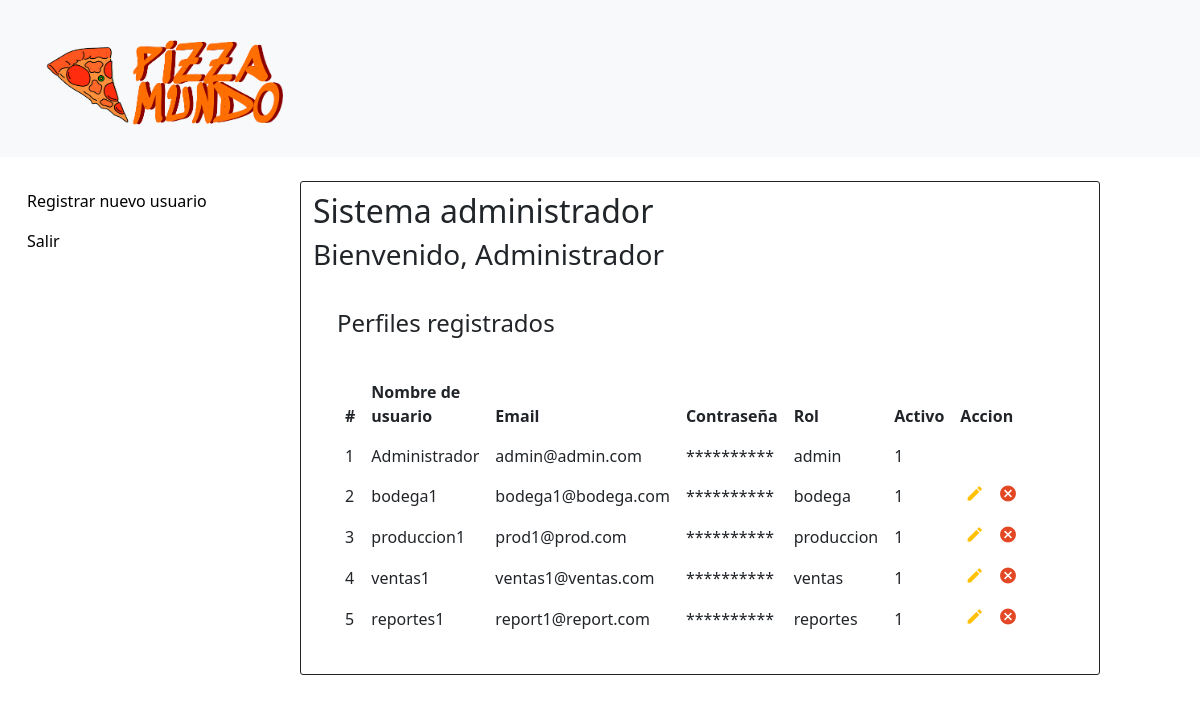
Page /html/Administrador/index.php (signed in) on the earlier database version.
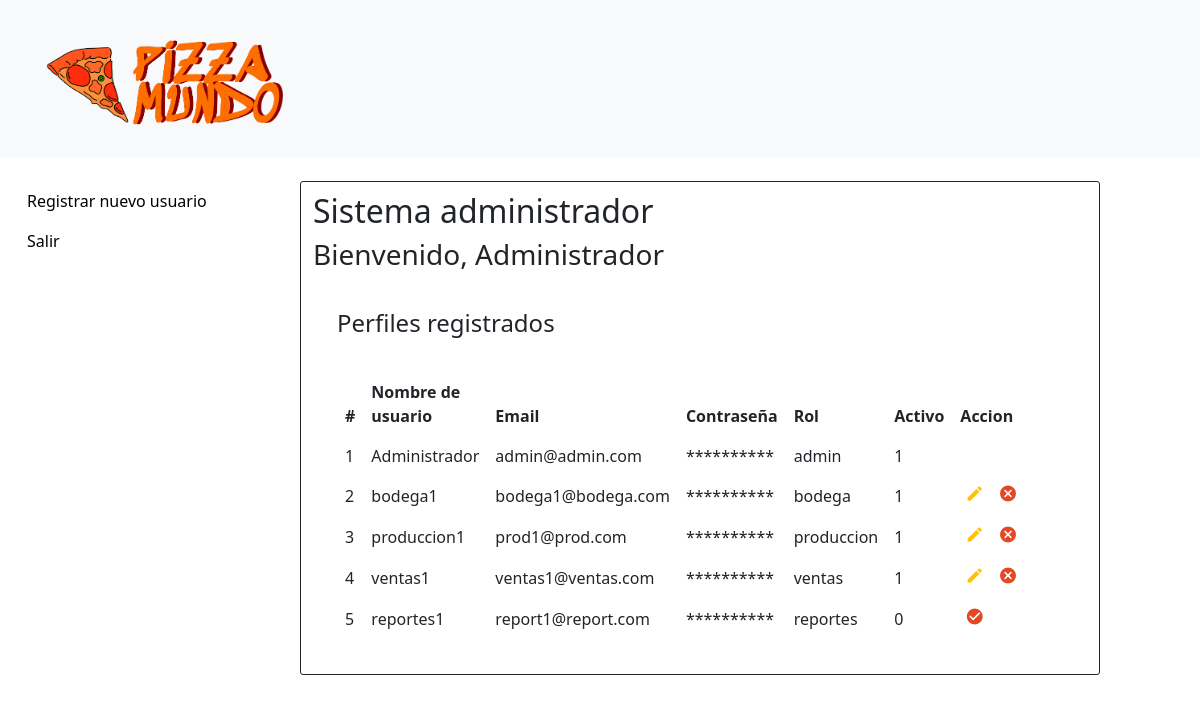
Same page on the later database version.
### tables this page shows
CREATE TABLE `mainlogin` (
  `id` int(10) NOT NULL,
  `username` varchar(15) NOT NULL,
  `email` varchar(40) NOT NULL,
  `password` varchar(200) NOT NULL,
  `role` varchar(10) NOT NULL,
  `Active` int(2) NOT NULL DEFAULT '1'
);

### html/Administrador/index.php (the view, shortened to what the changed rows need)
<?php
include('../dbconnection.php');
?>
<!doctype html>
<html>
<head>
    <link rel="stylesheet" href="https://stackpath.bootstrapcdn.com/bootstrap/4.5.0/css/bootstrap.min.css">
    <link rel="stylesheet" href="https://maxcdn.bootstrapcdn.com/font-awesome/4.7.0/css/font-awesome.min.css">
    <link rel="stylesheet" href="../../css/estiloIndex.css">
    <link href="../../css/estilo_inicio_administrador.css" rel="stylesheet" type="text/css">
    <link href="https://cdn.jsdelivr.net/npm/bootstrap@5.3.0/dist/css/bootstrap.min.css" rel="stylesheet"
>
</head>
<body>
    <div class="container-fluid">
        <div class="row">
            <div class="col col-sm-12 col-md-12 col-lg-8 col-xl-8 m-0">
                <h2>Sistema administrador </h2>
                <div class="container">
                    <div class="container-xl">
                        <div class="table-title">
                            <div class="row">
                                <div class="col-sm-5 mt-4">
                                    <h2>Perfiles registrados</h2>
                                </div>
                            </div>
                        </div>
                        <table class="table my-4 table-borderless m-0">
                            <thead>
                                <tr>
                                    <th>#</th>
                                    <th>Nombre de usuario</th>
                                    <th>Email</th>
                                    <th>Contraseña</th>
                                    <th>Rol</th>
                                    <th>Activo</th>
                                    <th>Accion</th>
                                </tr>
                            </thead>
                            <tbody>
                                <?php
                                $ret = mysqli_query($con, "select * from mainlogin");
                                $row = mysqli_num_rows($ret);
                                if ($row > 0) {
                                    while ($row = mysqli_fetch_array($ret)) {
                                        ?>
                                        <tr>
                                            <td>
                                                <?php echo $row['id']; ?>
                                            </td>
                                            <td>
                                                <?php echo $row['username']; ?>
                                            </td>
                                            <td>
                                                <?php echo $row['email']; ?>
                                            </td>
                                            <td>
                                                **********
                                            </td>
                                            <td>
                                                <?php echo $row['role']; ?>
                                            </td>
                                            <td>
                                                <?php echo $row['Active']; ?>
                                            </td>
                                            <td>
                                                <?php
                                                if ($row['role'] == 'admin') {
                                                    ?>
                                                    <?php
                                                } else if ($row['Active'] == 1) {
                                                    ?>
                                                        <a href="edit.php?editid=<?php echo htmlentities($row['id']); ?>" class="edit"
                                                            title="Edit" data-toggle="tooltip"><i
                                                                class="material-icons">&#xE254;</i></a>
                                                        <a href="index.php?delid=<?php echo ($row['id']); ?>" class="delete"
                                                            title="Delete" data-toggle="tooltip"
                                                            onclick="return confirm('Porfavor confirma que deseas desactivar este perfil');"><i
                                                                class="material-icons">&#xE5C9;</i></a>
                                                    <?php
                                                } else {
                                                    ?>
                                                        <a href="index.php?activacionid=<?php echo ($row['id']); ?>" class="delete"
                                                            title="Activate" data-toggle="tooltip"
                                                            onclick="return confirm('Porfavor confirma que deseas activar este perfil');"><i
                                                                class="material-icons">&#xE86C;</i></a>
                                                    <?php
                                                }
                                                ?>
                                            </td>
                                        </tr>
                                        <?php
                                    }
                                } else {
                                    ?>
                                    <tr>
                                        <th style="text-align:center; color:red;" colspan="6">No Record Found</th>
                                    </tr>
                                    <?php
                                }
                                ?>
                            </tbody>
                        </table>
                    </div>
                </div>
            </div>
        </div>
    </div>
</body>
</html>

Differences in the rows shown:
changed mainlogin "reportes1": Active "1" → "0"
